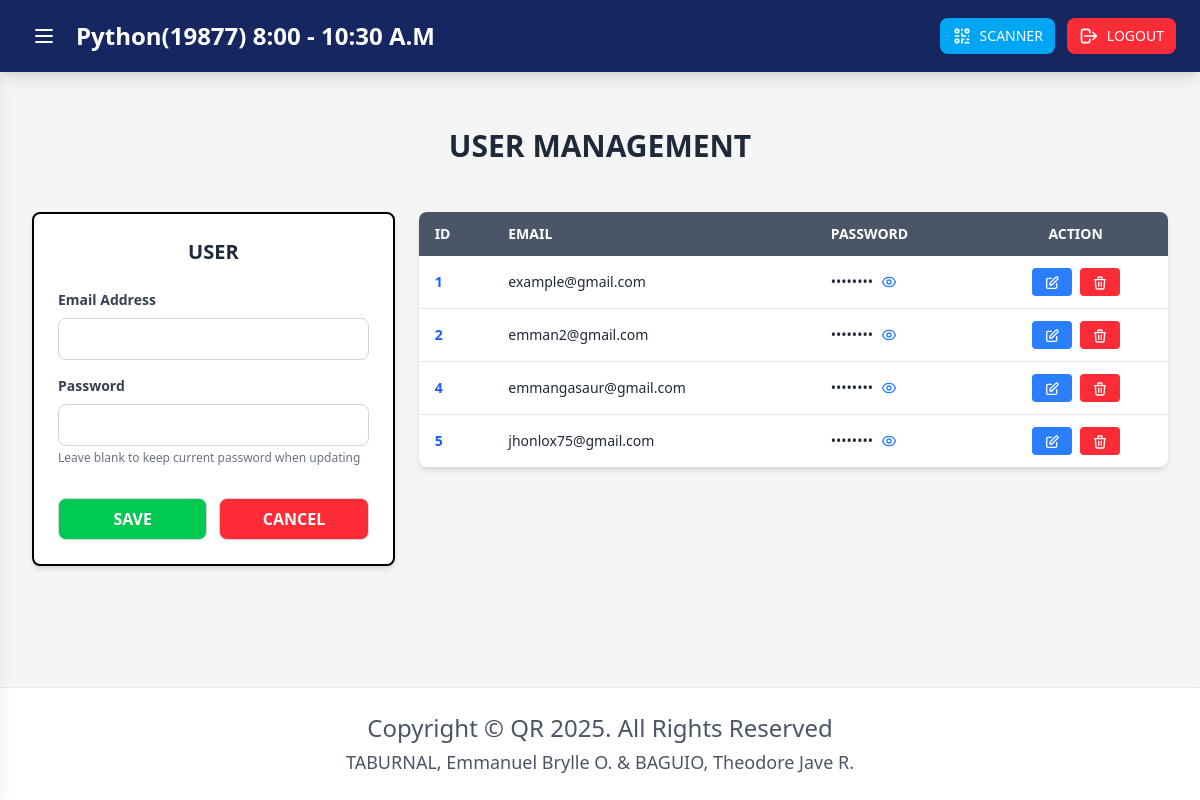
The page /admin (signed in) on the database its author committed.
### tables this page shows
CREATE TABLE user(
id INTEGER PRIMARY KEY AUTOINCREMENT,
email VARCHAR(50) NOT NULL,
pass VARCHAR(50) NOT NULL);

### app.py (the view)
@app.route('/admin')
@login_required
def admin():
    students = db_helper.get_all()
    users = db_helper.get_all_users()
    return render_template('dashboard/admin.html',
                           student_account=students,
                           users=users,
                           students=students)

### app.py (called while the page is built)
def login_required(f):
    @wraps(f)
    def decorated_function(*args, **kwargs):
        if 'user_id' not in session:
            flash('Please login to access this page', 'error')
            return redirect(url_for('login'))
        return f(*args, **kwargs)
    return decorated_function

### db_helper.py (called while the page is built)
def getprocessor():
    conn = connect(database)
    conn.row_factory = Row
    return conn

def get_all_users():
    conn = getprocessor()
    cursor = conn.cursor()
    cursor.execute("SELECT * FROM user")
    rows = cursor.fetchall()
    conn.close()
    return rows

def get_all():
    conn = getprocessor()
    cursor = conn.cursor()
    cursor.execute("SELECT * FROM student_account")
    rows = cursor.fetchall()
    conn.close()
    return rows

### templates/dashboard/admin.html (shortened to what this page needs)
{% extends "dashboard/dashboard.html" %}
{% block admin_Content %}
<div class="p-3 sm:p-4 md:p-6 lg:p-8 w-full">
    <div class="max-w-7xl mx-auto">
        <div class="p-4 sm:p-6 mb-4 sm:mb-6">
            <h2 class="text-xl sm:text-2xl md:text-3xl font-bold text-gray-800 text-center">USER MANAGEMENT</h2>
        </div>
        <div class="grid grid-cols-1 lg:grid-cols-3 gap-4 sm:gap-6">
            <div class="lg:col-span-1">
                <div class="bg-white divide-gray-400 border-2 rounded-lg shadow-md p-4 sm:p-6">
                    <h3 class="text-lg sm:text-xl font-bold text-gray-800 text-center mb-4 sm:mb-6">USER</h3>
                    <form id="userForm" action="/add_user" method="POST" class="space-y-3 sm:space-y-4">
                        <div>
                            <label class="block text-xs sm:text-sm font-semibold text-gray-700 mb-2">Email
                                Address</label>
                            <input type="email" name="email" id="userEmail" required
                                class="w-full px-3 py-2 text-sm sm:text-base border border-gray-300 rounded-lg focus:ring-2 focus:ring-[#162660] focus:border-[#162660] transition">
                        </div>
                        <div>
                            <label class="block text-xs sm:text-sm font-semibold text-gray-700 mb-2">Password</label>
                            <input type="password" name="password" id="userPassword" required
                                class="w-full px-3 py-2 text-sm sm:text-base border border-gray-300 rounded-lg focus:ring-2 focus:ring-[#162660] focus:border-[#162660] transition">
                            <p class="text-xs text-gray-500 mt-1">Leave blank to keep current password when updating</p>
                        </div>
                        <div class="flex gap-2 sm:gap-3 pt-2 sm:pt-4">
                            <button type="submit" id="submitBtn"
                                class="flex-1 bg-green-500 hover:bg-green-600 text-white font-bold py-2 px-3 sm:px-4 rounded-lg border border-gray-300 transition text-sm sm:text-base">
                                SAVE
                            </button>
                            <button type="button" onclick="resetUserForm()"
                                class="flex-1 text-white bg-red-500 hover:bg-red-600 font-bold py-2 px-3 sm:px-4 rounded-lg border border-gray-300 transition text-sm sm:text-base">
                                CANCEL
                            </button>
                        </div>
                    </form>
                </div>
            </div>
            <div class="lg:col-span-2">
                <div class="bg-white rounded-lg shadow-md overflow-hidden">
                    <div class="overflow-x-auto">
                        <table class="w-full min-w-[500px]">
                            <thead class="bg-[#4a5568] text-white">
                                <tr>
                                    <th class="px-3 sm:px-4 py-3 text-left text-xs sm:text-sm font-semibold">ID</th>
                                    <th class="px-3 sm:px-4 py-3 text-left text-xs sm:text-sm font-semibold">EMAIL</th>
                                    <th class="px-3 sm:px-4 py-3 text-left text-xs sm:text-sm font-semibold">PASSWORD
                                    </th>
                                    <th class="px-3 sm:px-4 py-3 text-center text-xs sm:text-sm font-semibold">ACTION
                                    </th>
                                </tr>
                            </thead>
                            <tbody class="divide-y divide-gray-200">
                                {% for user in users %}
                                <tr class="hover:bg-gray-50">
                                    <td class="px-3 sm:px-4 py-3 text-xs sm:text-sm text-blue-600 font-semibold">{{
                                        user.id }}</td>
                                    <td class="px-3 sm:px-4 py-3 text-xs sm:text-sm text-gray-800">{{ user.email }}</td>
                                    <td class="px-3 sm:px-4 py-3 text-xs sm:text-sm text-gray-800">
                                        <div class="flex items-center gap-2">
                                            <span class="password-text" data-password="{{ user.pass }}">••••••••</span>
                                            <button type="button" onclick="togglePassword(this)"
                                                class="text-blue-500 hover:text-blue-700 text-xs"
                                                title="Show/Hide Password">
                                            </button>
                                        </div>
                                    </td>
                                    <td class="px-3 sm:px-4 py-3">
                                        <div class="flex justify-center gap-1 sm:gap-2">
                                            <button
                                                onclick="editUser('{{ user.id }}', '{{ user.email }}', '{{ user.pass }}')"
                                                class="bg-blue-500 hover:bg-blue-600 text-white px-2 sm:px-3 py-1 rounded text-xs sm:text-sm font-medium transition"
                                                title="Edit User">
                                                <svg class="w-4 h-4 inline" fill="none" stroke="currentColor"
                                                    viewBox="0 0 24 24">
                                                    <path stroke-linecap="round" stroke-linejoin="round"
                                                        stroke-width="2"
                                                        d="M11 5H6a2 2 0 00-2 2v11a2 2 0 002 2h11a2 2 0 002-2v-5m-1.414-9.414a2 2 0 112.828 2.828L11.828 15H9v-2.828l8.586-8.586z" />
                                                </svg>
                                            </button>
                                            <button onclick="deleteUser('{{ user.id }}', '{{ user.email }}')"
                                                class="bg-red-500 hover:bg-red-600 text-white px-2 sm:px-3 py-1 rounded text-xs sm:text-sm font-medium transition"
                                                title="Delete User">
                                                <svg class="w-4 h-4 inline" fill="none" stroke="currentColor"
                                                    viewBox="0 0 24 24">
                                                    <path stroke-linecap="round" stroke-linejoin="round"
                                                        stroke-width="2"
                                                        d="M19 7l-.867 12.142A2 2 0 0116.138 21H7.862a2 2 0 01-1.995-1.858L5 7m5 4v6m4-6v6m1-10V4a1 1 0 00-1-1h-4a1 1 0 00-1 1v3M4 7h16" />
                                                </svg>
                                            </button>
                                        </div>
                                    </td>
                                </tr>
                                {% endfor %}
                            </tbody>
                        </table>
                    </div>
                </div>
            </div>
        </div>
    </div>
</div>
{% endblock %}

### rows shown on the page
user: id "1", email "example@gmail.com"
user: id "2", email "emman2@gmail.com"
user: id "4", email "emmangasaur@gmail.com"
user: id "5", email "jhonlox75@gmail.com"
